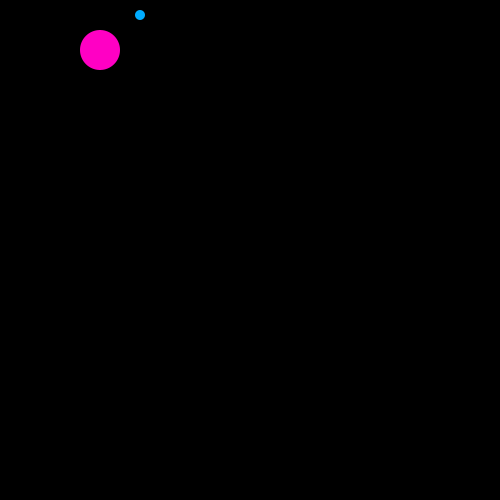
Frame 1 (no input)
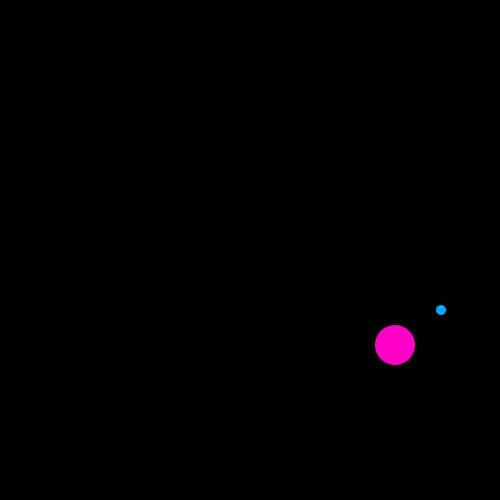
Frame 60 (the mouse pressed at the canvas centre just before this capture)
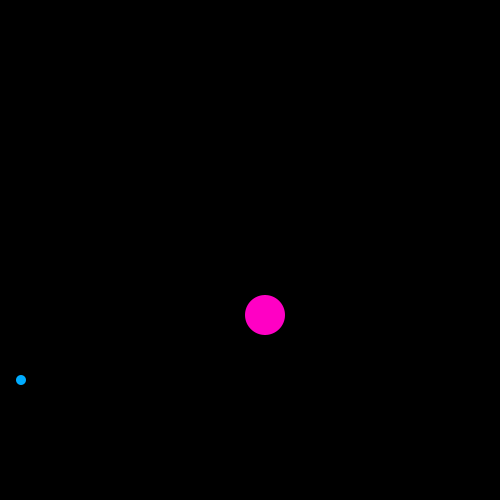
Frame 120 (the mouse held since frame 60 and released just before this capture)

The Processing sketch that drew these frames (run headless with seeded random() and noise(); from frame 60 on, the mouse is pressed at the canvas centre):

// Processing sketch: processing_67266
// ── processing_67266.pde

//collision detection thanks to Y. Huang Bootcamp team F
int rA = 20;
int rB = 5;

int ballXa = 100;
int ballYa = 50;
int ballXb = 140;
int ballYb = 15;
int xVelocitya = 5;
int yVelocitya = 5;
int xVelocityb = 7;
int yVelocityb = 5;
 
void setup() {
  size(500,500);
  background(0);
  smooth();
}
 
void draw() {
  background(0);
  noStroke();
  fill(255, 0, 196);
  ellipse(ballXa, ballYa, 2*rA, 2*rA);
  fill(0, 172, 255);
  ellipse(ballXb, ballYb, 2*rB, 2*rB);
   
  ballXa += xVelocitya;
  ballYa += yVelocitya;
 
  ballXb += xVelocityb;
  ballYb += yVelocityb;
   
  if (ballXa >= 500-rA || ballXa <= rA){
   xVelocitya *= -1;
  }
   
  if (ballYa >= 500-rA || ballYa <= rA){
   yVelocitya *= -1;
     
  } 
    
  if (ballXb >= 500-rB || ballXb <= rB){
   xVelocityb *= -1;
  }
   
  if (ballYb >= 500-rB || ballYb <= rB){
   yVelocityb *= -1;
     
  }    
 
  if (dist(ballXa, ballYa, ballXb, ballYb) <= (rA+rB)) {
  xVelocitya *= -1;
  yVelocitya *= -1;
  xVelocityb *= -1;
  yVelocityb *= -1;
  }
 
}
